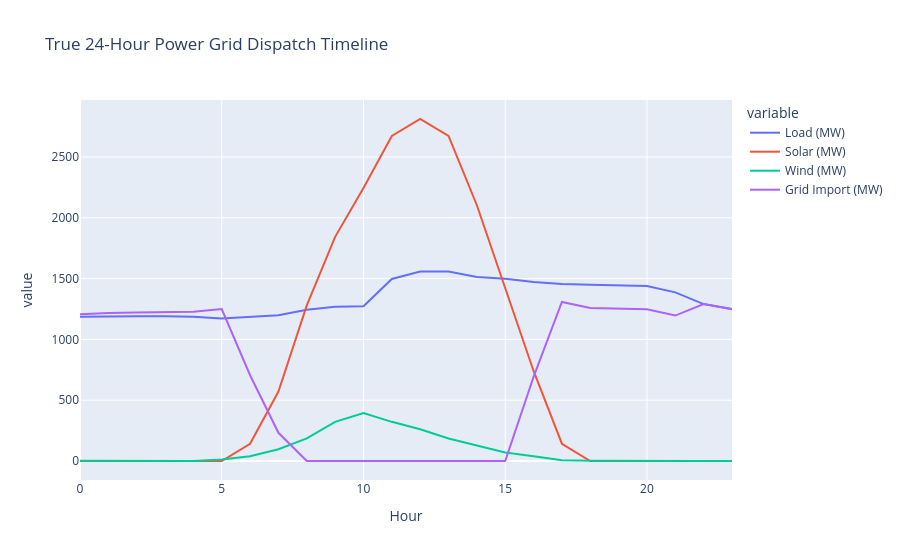
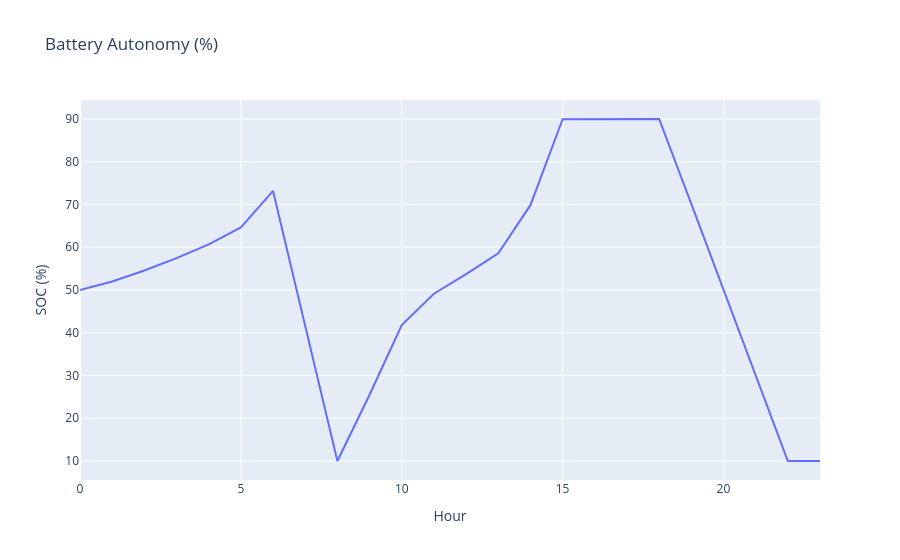

The cell these charts' notebook holds for them, in order:
### Code cell
# Visualize Dispatch Timeline
chart_df = df[['Hour', 'Load (MW)', 'Solar (MW)', 'Wind (MW)', 'Grid Import (MW)']].set_index('Hour')
fig1 = px.line(chart_df, title='True 24-Hour Power Grid Dispatch Timeline')
fig1.show()

# Battery SoC
fig2 = px.line(df, x='Hour', y='SOC (%)', title='Battery Autonomy (%)')
fig2.show()

### Figure 1 — Plotly figure (JSON) as saved in the notebook; plotly's stock layout.template omitted (floating-point values rounded to 4 significant figures)
{"data": [{"hovertemplate": "variable=Load (MW)<br>Hour=%{x}<br>value=%{y}<extra></extra>", "legendgroup": "Load (MW)", "line": {"color": "#636efa", "dash": "solid"}, "marker": {"symbol": "circle"}, "mode": "lines", "name": "Load (MW)", "orientation": "v", "showlegend": true, "type": "scatter", "x": [0, 1, 2, 3, 4, 5, 6, 7, 8, 9, 10, 11, 12, 13, 14, 15, 16, 17, 18, 19, 20, 21, 22, 23], "xaxis": "x", "y": [1186.0, 1190.0, 1191.0, 1191.0, 1186.0, 1172.0, 1187.0, 1199.0, 1244.0, 1268.0, 1273.0, 1497.0, 1558.0, 1558.0, 1514.0, 1498.0, 1473.0, 1456.0, 1448.0, 1441.0, 1439.0, 1387.0, 1291.0, 1249.0], "yaxis": "y"}, {"hovertemplate": "variable=Solar (MW)<br>Hour=%{x}<br>value=%{y}<extra></extra>", "legendgroup": "Solar (MW)", "line": {"color": "#EF553B", "dash": "solid"}, "marker": {"symbol": "circle"}, "mode": "lines", "name": "Solar (MW)", "orientation": "v", "showlegend": true, "type": "scatter", "x": [0, 1, 2, 3, 4, 5, 6, 7, 8, 9, 10, 11, 12, 13, 14, 15, 16, 17, 18, 19, 20, 21, 22, 23], "xaxis": "x", "y": [0.0, 0.0, 0.0, 0.0, 0.0, 0.0, 142.0, 571.0, 1280.0, 1843.0, 2244.0, 2673.0, 2812.0, 2673.0, 2103.0, 1428.0, 740.5, 142.0, 0.0, 0.0, 0.0, 0.0, 0.0, 0.0], "yaxis": "y"}, {"hovertemplate": "variable=Wind (MW)<br>Hour=%{x}<br>value=%{y}<extra></extra>", "legendgroup": "Wind (MW)", "line": {"color": "#00cc96", "dash": "solid"}, "marker": {"symbol": "circle"}, "mode": "lines", "name": "Wind (MW)", "orientation": "v", "showlegend": true, "type": "scatter", "x": [0, 1, 2, 3, 4, 5, 6, 7, 8, 9, 10, 11, 12, 13, 14, 15, 16, 17, 18, 19, 20, 21, 22, 23], "xaxis": "x", "y": [1.51, 0.07, 0.0, 0.0, 0.74, 11.86, 39.91, 96.44, 185.4, 322.0, 394.2, 322.0, 261.1, 185.4, 128.5, 69.94, 39.91, 6.15, 1.51, 0.07, 0.0, 0.0, 0.33, 0.74], "yaxis": "y"}, {"hovertemplate": "variable=Grid Import (MW)<br>Hour=%{x}<br>value=%{y}<extra></extra>", "legendgroup": "Grid Import (MW)", "line": {"color": "#ab63fa", "dash": "solid"}, "marker": {"symbol": "circle"}, "mode": "lines", "name": "Grid Import (MW)", "orientation": "v", "showlegend": true, "type": "scatter", "x": [0, 1, 2, 3, 4, 5, 6, 7, 8, 9, 10, 11, 12, 13, 14, 15, 16, 17, 18, 19, 20, 21, 22, 23], "xaxis": "x", "y": [1206.0, 1217.0, 1222.0, 1225.0, 1228.0, 1250.0, 705.1, 231.9, 0.0, 0.0, 0.0, 0.0, 0.0, 0.0, 0.0, 0.0, 692.2, 1308.0, 1258.0, 1251.0, 1248.0, 1196.0, 1290.0, 1249.0], "yaxis": "y"}], "layout": {"legend": {"title": {"text": "variable"}, "tracegroupgap": 0}, "title": {"text": "True 24-Hour Power Grid Dispatch Timeline"}, "xaxis": {"anchor": "y", "domain": [0, 1], "title": {"text": "Hour"}}, "yaxis": {"anchor": "x", "domain": [0, 1], "title": {"text": "value"}}}}

### Figure 2 — Plotly figure (JSON) as saved in the notebook; plotly's stock layout.template omitted (floating-point values rounded to 4 significant figures)
{"data": [{"hovertemplate": "Hour=%{x}<br>SOC (%)=%{y}<extra></extra>", "legendgroup": "", "line": {"color": "#636efa", "dash": "solid"}, "marker": {"symbol": "circle"}, "mode": "lines", "name": "", "orientation": "v", "showlegend": false, "type": "scatter", "x": [0, 1, 2, 3, 4, 5, 6, 7, 8, 9, 10, 11, 12, 13, 14, 15, 16, 17, 18, 19, 20, 21, 22, 23], "xaxis": "x", "y": [50.0, 51.98, 54.55, 57.45, 60.65, 64.66, 73.17, 41.59, 10.01, 25.51, 41.81, 49.12, 53.71, 58.58, 69.84, 89.97, 90.0, 90.0, 90.0, 70.16, 50.2, 30.12, 10.0, 10.0], "yaxis": "y"}], "layout": {"legend": {"tracegroupgap": 0}, "title": {"text": "Battery Autonomy (%)"}, "xaxis": {"anchor": "y", "domain": [0, 1], "title": {"text": "Hour"}}, "yaxis": {"anchor": "x", "domain": [0, 1], "title": {"text": "SOC (%)"}}}}
